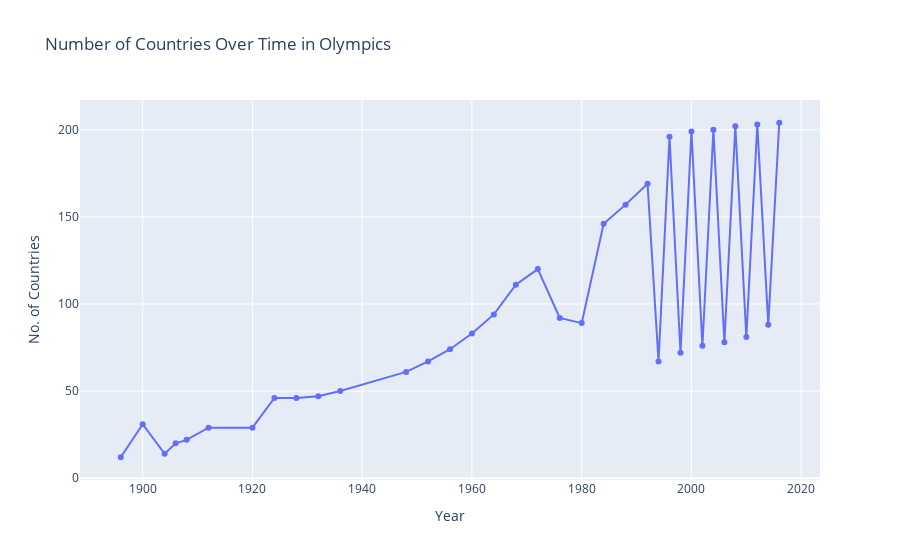
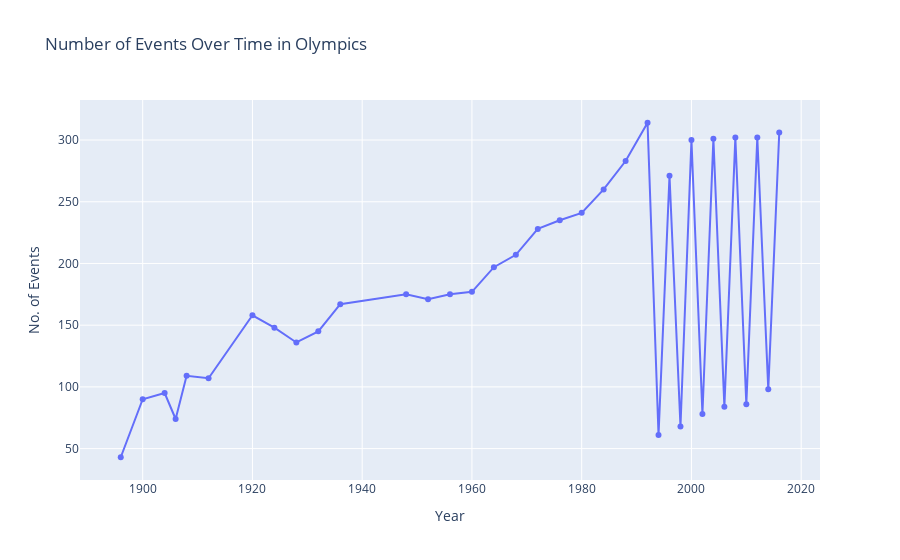
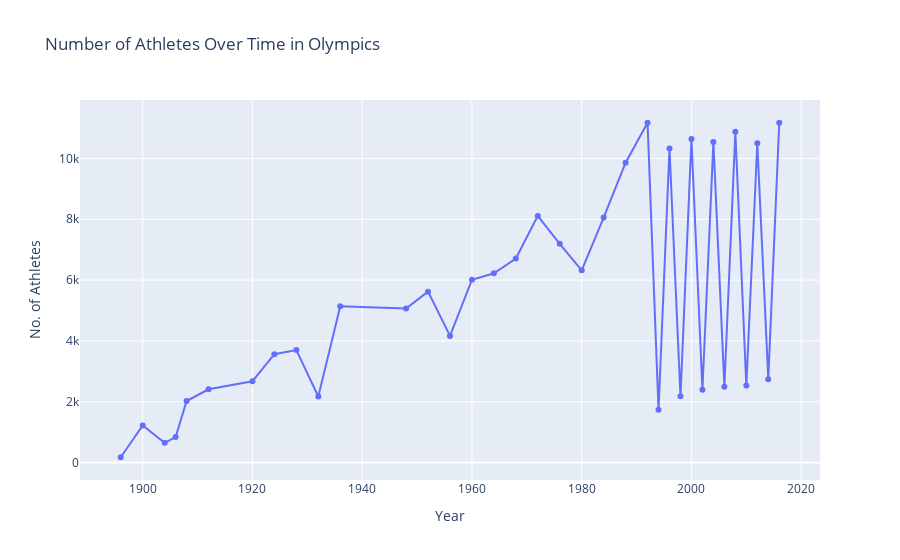

Notebook code cell kept with these figures, in order:
### Code cell
import numpy as np
import pandas as pd
import plotly.express as px
import seaborn as sns
import matplotlib.pyplot as plt

# -------------------
# Load and merge data
# -------------------
df = pd.read_csv("athlete_events.csv")
regions_df = pd.read_csv("noc_regions.csv")

df = df.merge(regions_df, on='NOC', how='left')
df['region'] = df['region'].fillna('Unknown')

# -------------------
# 1. Number of Countries Over Time
# -------------------
nations_over_time = (
    df.drop_duplicates(['Year', 'region'])
      .groupby('Year')['region']
      .nunique()
      .reset_index()
      .rename(columns={'region': 'No. of Countries'})
)

fig = px.line(
    nations_over_time,
    x='Year', y='No. of Countries',
    markers=True,
    title='Number of Countries Over Time in Olympics'
)
fig.show()

# -------------------
# 2. Number of Events Over Time
# -------------------
events_over_time = (
    df.drop_duplicates(['Year', 'Event'])
      .groupby('Year')['Event']
      .count()
      .reset_index()
      .rename(columns={'Event': 'No. of Events'})
)

fig = px.line(
    events_over_time,
    x='Year', y='No. of Events',
    markers=True,
    title='Number of Events Over Time in Olympics'
)
fig.show()

# -------------------
# 3. Number of Athletes Over Time
# -------------------
athletes_over_time = (
    df.drop_duplicates(['Year', 'Name'])
      .groupby('Year')['Name']
      .count()
      .reset_index()
      .rename(columns={'Name': 'No. of Athletes'})
)

fig = px.line(
    athletes_over_time,
    x='Year', y='No. of Athletes',
    markers=True,
    title='Number of Athletes Over Time in Olympics'
)
fig.show()

# -------------------
# 4. Heatmap: Sports vs Editions
# -------------------
pivot = df.drop_duplicates(['Year', 'Sport', 'Event']) \
          .pivot_table(index='Sport', columns='Year', values='Event', aggfunc='count') \
          .fillna(0)

plt.figure(figsize=(15,10))
sns.heatmap(pivot, cmap="YlGnBu")
plt.title("Number of Events per Sport across Olympic Editions")
plt.show()

### Figure 1 — Plotly figure (JSON) as saved in the notebook; plotly's stock layout.template omitted (floating-point values rounded to 4 significant figures)
{"data": [{"hovertemplate": "Year=%{x}<br>No. of Countries=%{y}<extra></extra>", "legendgroup": "", "line": {"color": "#636efa", "dash": "solid"}, "marker": {"symbol": "circle"}, "mode": "lines+markers", "name": "", "orientation": "v", "showlegend": false, "type": "scatter", "x": [1896, 1900, 1904, 1906, 1908, 1912, 1920, 1924, 1928, 1932, 1936, 1948, 1952, 1956, 1960, 1964, 1968, 1972, 1976, 1980, 1984, 1988, 1992, 1994, 1996, 1998, 2000, 2002, 2004, 2006, 2008, 2010, 2012, 2014, 2016], "xaxis": "x", "y": [12, 31, 14, 20, 22, 29, 29, 46, 46, 47, 50, 61, 67, 74, 83, 94, 111, 120, 92, 89, 146, 157, 169, 67, 196, 72, 199, 76, 200, 78, 202, 81, 203, 88, 204], "yaxis": "y"}], "layout": {"legend": {"tracegroupgap": 0}, "title": {"text": "Number of Countries Over Time in Olympics"}, "xaxis": {"anchor": "y", "domain": [0, 1], "title": {"text": "Year"}}, "yaxis": {"anchor": "x", "domain": [0, 1], "title": {"text": "No. of Countries"}}}}

### Figure 2 — Plotly figure (JSON) as saved in the notebook; plotly's stock layout.template omitted (floating-point values rounded to 4 significant figures)
{"data": [{"hovertemplate": "Year=%{x}<br>No. of Events=%{y}<extra></extra>", "legendgroup": "", "line": {"color": "#636efa", "dash": "solid"}, "marker": {"symbol": "circle"}, "mode": "lines+markers", "name": "", "orientation": "v", "showlegend": false, "type": "scatter", "x": [1896, 1900, 1904, 1906, 1908, 1912, 1920, 1924, 1928, 1932, 1936, 1948, 1952, 1956, 1960, 1964, 1968, 1972, 1976, 1980, 1984, 1988, 1992, 1994, 1996, 1998, 2000, 2002, 2004, 2006, 2008, 2010, 2012, 2014, 2016], "xaxis": "x", "y": [43, 90, 95, 74, 109, 107, 158, 148, 136, 145, 167, 175, 171, 175, 177, 197, 207, 228, 235, 241, 260, 283, 314, 61, 271, 68, 300, 78, 301, 84, 302, 86, 302, 98, 306], "yaxis": "y"}], "layout": {"legend": {"tracegroupgap": 0}, "title": {"text": "Number of Events Over Time in Olympics"}, "xaxis": {"anchor": "y", "domain": [0, 1], "title": {"text": "Year"}}, "yaxis": {"anchor": "x", "domain": [0, 1], "title": {"text": "No. of Events"}}}}

### Figure 3 — Plotly figure (JSON) as saved in the notebook; plotly's stock layout.template omitted (floating-point values rounded to 4 significant figures)
{"data": [{"hovertemplate": "Year=%{x}<br>No. of Athletes=%{y}<extra></extra>", "legendgroup": "", "line": {"color": "#636efa", "dash": "solid"}, "marker": {"symbol": "circle"}, "mode": "lines+markers", "name": "", "orientation": "v", "showlegend": false, "type": "scatter", "x": [1896, 1900, 1904, 1906, 1908, 1912, 1920, 1924, 1928, 1932, 1936, 1948, 1952, 1956, 1960, 1964, 1968, 1972, 1976, 1980, 1984, 1988, 1992, 1994, 1996, 1998, 2000, 2002, 2004, 2006, 2008, 2010, 2012, 2014, 2016], "xaxis": "x", "y": [176, 1220, 650, 841, 2024, 2409, 2675, 3565, 3702, 2174, 5138, 5068, 5621, 4166, 6012, 6226, 6711, 8111, 7194, 6323, 8057, 9860, 11172, 1738, 10324, 2178, 10639, 2397, 10537, 2494, 10880, 2535, 10502, 2744, 11174], "yaxis": "y"}], "layout": {"legend": {"tracegroupgap": 0}, "title": {"text": "Number of Athletes Over Time in Olympics"}, "xaxis": {"anchor": "y", "domain": [0, 1], "title": {"text": "Year"}}, "yaxis": {"anchor": "x", "domain": [0, 1], "title": {"text": "No. of Athletes"}}}}
